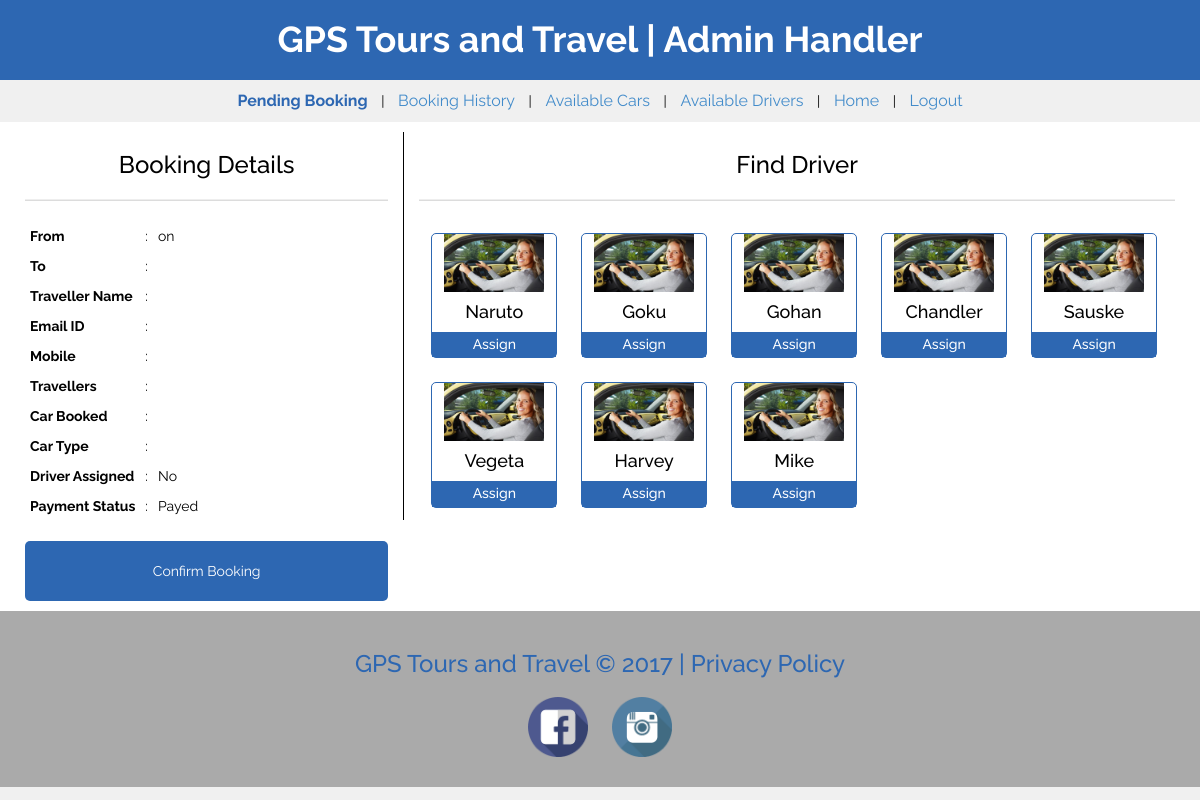
The app's page /admin/view_request.php with its own data.
### tables this page shows
CREATE TABLE `driver_available` (
  `driver_id` int(11) NOT NULL,
  `driver_name` varchar(50) NOT NULL,
  `img` varchar(50) NOT NULL,
  `Available` varchar(10) NOT NULL,
  `booked_till` varchar(20) NOT NULL
);

### admin/view_request.php (the view, shortened to what this page needs)
<?php
    $id=$_GET['id'];
    $sql="SELECT * FROM applied_users WHERE id='$id'";
    $retval=mysql_query($sql);
    $DriverSql="SELECT * FROM driver_available WHERE Available='yes'";
    $DriverRetval=mysql_query($DriverSql);
 ?>
<!DOCTYPE html>
<html lang="en">
<head>
    <link rel="stylesheet" type="text/css" href="../css/bootstrap.css">
    <link rel="stylesheet" type="text/css" href="../css/styles5.css">
    <link href="../css/jquery.dataTables.min.css" rel="stylesheet" />
</head>
<body>
    <div class="header">
        <h1 class="text-center">GPS Tours and Travel | Admin Handler</h1>
    </div>
        <div class="options">
            <center>
                <ul>
                    <li>
                        <a href="adminPortal.php" id="active">Pending Booking</a>
                    </li>
                    <li>|</li>
                    <li>
                        <a href="history.php">Booking History</a>
                    </li>
                    <li>|</li>
                    <li>
                        <a href="cars_available.php">Available Cars</a>
                    </li>
                    <li>|</li>
                    <li>
                        <a href="drivers_available.php">Available Drivers</a>
                    </li>
                    <li>|</li>
                    <li>
                        <a href="../index.php">Home</a>
                    </li>
                    <li>|</li>
                    <li>
                        <a href="../logout.php">Logout</a>
                    </li>
                </ul>
            </center>
        </div>
        <div class="main-content">
            <div class="row">
                <div class="col-md-4">
                    <h3 class="text-center">Booking Details</h3>
                    <hr>
                    <table>
                        <tbody>
                            <?php
                                $val=mysql_fetch_assoc($retval);
                                $user_id=$val['customer_id'];
                                $userSql="SELECT * FROM users WHERE id='$user_id'";
                                $userVal=mysql_fetch_assoc(mysql_query($userSql));
                                $car_id=$val['car_id'];
                                $carSql="SELECT * FROM cars_available WHERE id='$car_id'";
                                $carVal=mysql_fetch_assoc(mysql_query($carSql));
                             ?>
                             <tr>
                                 <td><strong>From</strong></td>
                                 <td>:</td>
                                 <td><?php echo $val['place_from']; ?> on <?php echo $val['date_from']; ?></td>
                             </tr>
                             <tr>
                                 <td><strong>To</strong></td>
                                 <td>:</td>
                                 <td><?php echo $val['place_to']; ?></td>
                             </tr>
                             <tr>
                                 <td><strong>Traveller Name</strong></td>
                                 <td>:</td>
                                 <td><?php echo $userVal['username']; ?></td>
                             </tr>
                             <tr>
                                 <td><strong>Email ID</strong></td>
                                 <td>:</td>
                                 <td><?php echo $val['email']; ?></td>
                             </tr>
                             <tr>
                                 <td><strong>Mobile</strong></td>
                                 <td>:</td>
                                 <td><?php echo $val['mobile']; ?></td>
                             </tr>
                            <tr>
                                 <td><strong>Travellers</strong></td>
                                 <td>:</td>
                                 <td><?php echo $val['no_of_travellers']; ?></td>
                             </tr>
                             <tr>
                                 <td><strong>Car Booked</strong></td>
                                 <td>:</td>
                                 <td><?php echo $carVal['model']; ?></td>
                             </tr>
                             <tr>
                                 <td><strong>Car Type</strong></td>
                                 <td>:</td>
                                 <td><?php echo $carVal['type']; ?></td>
                             </tr>
                             <tr>
                                 <td><strong>Driver Assigned</strong></td>
                                 <td>:</td>
                                 <td id="assigned_driver">No</td>
                             </tr>
                             <tr>
                                 <td><strong>Payment Status</strong></td>
                                 <td>:</td>
                                 <td>Payed</td>
                             </tr>
                        </tbody>
                    </table>
                    <br/>
                    <button id="button">Confirm Booking</button>
                </div>
                <div class="col-md-8" style="border-left: 1px solid #000;">
                    <h3 class="text-center">Find Driver</h3>
                    <hr>
                    <div class="row">
                        <?php
                            while($DriverVal=mysql_fetch_assoc($DriverRetval)){
                         ?>
                        <div class="col-md-2" style="padding: 0;border:1px solid #2d67b2;margin: 12px;border-radius: 5px;">
                            <center>
                                <img src="../img/drivers/1.jpg" style="width: 100px;">
                                <h4 id="driver_<?php echo $DriverVal['driver_id'];?>"><?php echo ucfirst($DriverVal['driver_name']); ?></h4>
                                <h5 id="<?php echo $DriverVal['driver_id'];?>" class="assign_button">Assign</h5>
                            </center>
                        </div>
                        <?php
                            }
                         ?>
                    </div>
                </div>
            </div>
        </div>
    <div class="footer">
        <h3 class="text-center" style="color: #2d67b2;">GPS Tours and Travel © 2017 | Privacy Policy</h3>
        <div class="row">
            <div class="col-md-12">
                <center>
                    <img src="../img/facebook.png" style="width: 60px; margin: 10px;">
                    <img src="../img/instagram.png" style="width: 60px; margin: 10px;">
                </center>
            </div>
        </div>
    </div>
</body>
</html>

### css/styles5.css (style rules this page uses)
html, body { background-color: #f0f0f0; color: #000; font-family: 'Raleway', sans-serif; height: 100vh; margin: 0; }
hr { background-color: #dcdcdc; height: 1px; }
.row { padding: 0px; margin: 0px; }
#button { width: 100%; padding: 15px; border:1px solid #ecd409; background-color: #fff; color: #ecd409; }
.footer { padding-top: 10px; padding-bottom: 1px; color: #000; }

### admin/view_request.php (style rules this page uses)
.header { padding: 20px; background: #2d67b2; }
.header h1 { color: #fff; font-weight: bold; padding: 0; margin: 0; }
ul { padding: 0; margin: 0; }
ul li { display: inline; padding: 5px; }
ul li a { font-size: 16px; }
.footer { background: #aaa; padding: 20px; }
.options { margin-top: 10px; margin-bottom: 10px; }
.main-content { background: #fff; }
#active { color: #2d67b2; font-weight: bold; }
.main-content { padding: 10px; }
td { padding: 5px; }
#button { background: #2d67b2; color: #fff; padding: 20px; border:0; box-shadow: 0; border-radius: 5px; }
.assign_button { background: #2d67b2; color: #fff; margin: 0; padding: 5px; cursor: pointer; }

### records on screen
driver_available: driver_name "Naruto"
driver_available: driver_name "Goku"
driver_available: driver_name "Gohan"
driver_available: driver_name "Chandler"
driver_available: driver_name "Sauske"
driver_available: driver_name "Vegeta"
driver_available: driver_name "Harvey"
driver_available: driver_name "Mike"
